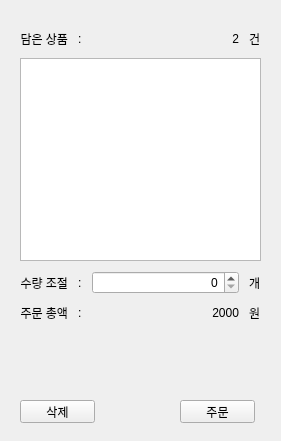
<?xml version="1.0" encoding="UTF-8"?>
<ui version="4.0">
 <class>CartSide</class>
 <widget class="QFrame" name="CartSide">
  <property name="geometry">
   <rect>
    <x>0</x>
    <y>0</y>
    <width>281</width>
    <height>441</height>
   </rect>
  </property>
  <property name="windowTitle">
   <string>Frame</string>
  </property>
  <widget class="QWidget" name="gridLayoutWidget">
   <property name="geometry">
    <rect>
     <x>10</x>
     <y>20</y>
     <width>261</width>
     <height>312</height>
    </rect>
   </property>
   <layout class="QGridLayout" name="gridLayout" rowstretch="0,1,0,0" columnstretch="0,0,1,0">
    <property name="leftMargin">
     <number>10</number>
    </property>
    <property name="topMargin">
     <number>10</number>
    </property>
    <property name="rightMargin">
     <number>10</number>
    </property>
    <property name="bottomMargin">
     <number>10</number>
    </property>
    <property name="spacing">
     <number>10</number>
    </property>
    <item row="3" column="2">
     <widget class="QLabel" name="cart_sum">
      <property name="text">
       <string>2000</string>
      </property>
      <property name="alignment">
       <set>Qt::AlignRight|Qt::AlignTrailing|Qt::AlignVCenter</set>
      </property>
     </widget>
    </item>
    <item row="3" column="1">
     <widget class="QLabel" name="label_11">
      <property name="text">
       <string>:</string>
      </property>
     </widget>
    </item>
    <item row="2" column="3">
     <widget class="QLabel" name="label_15">
      <property name="text">
       <string>개</string>
      </property>
     </widget>
    </item>
    <item row="0" column="0">
     <widget class="QLabel" name="label_2">
      <property name="text">
       <string>담은 상품</string>
      </property>
      <property name="alignment">
       <set>Qt::AlignRight|Qt::AlignTrailing|Qt::AlignVCenter</set>
      </property>
     </widget>
    </item>
    <item row="0" column="2">
     <widget class="QLabel" name="itemcount">
      <property name="text">
       <string>2</string>
      </property>
      <property name="alignment">
       <set>Qt::AlignRight|Qt::AlignTrailing|Qt::AlignVCenter</set>
      </property>
     </widget>
    </item>
    <item row="3" column="3">
     <widget class="QLabel" name="label_12">
      <property name="text">
       <string>원</string>
      </property>
     </widget>
    </item>
    <item row="3" column="0">
     <widget class="QLabel" name="label_10">
      <property name="text">
       <string>주문 총액</string>
      </property>
      <property name="alignment">
       <set>Qt::AlignRight|Qt::AlignTrailing|Qt::AlignVCenter</set>
      </property>
     </widget>
    </item>
    <item row="0" column="3">
     <widget class="QLabel" name="label_7">
      <property name="text">
       <string>건</string>
      </property>
     </widget>
    </item>
    <item row="0" column="1">
     <widget class="QLabel" name="label_8">
      <property name="text">
       <string>:</string>
      </property>
     </widget>
    </item>
    <item row="2" column="1">
     <widget class="QLabel" name="label_16">
      <property name="text">
       <string>:</string>
      </property>
     </widget>
    </item>
    <item row="2" column="0">
     <widget class="QLabel" name="label_14">
      <property name="text">
       <string>수량 조절</string>
      </property>
      <property name="alignment">
       <set>Qt::AlignRight|Qt::AlignTrailing|Qt::AlignVCenter</set>
      </property>
     </widget>
    </item>
    <item row="2" column="2">
     <widget class="QSpinBox" name="selected_item_count">
      <property name="alignment">
       <set>Qt::AlignRight|Qt::AlignTrailing|Qt::AlignVCenter</set>
      </property>
     </widget>
    </item>
    <item row="1" column="0" colspan="4">
     <widget class="QTableView" name="CartView"/>
    </item>
   </layout>
  </widget>
  <widget class="QPushButton" name="order">
   <property name="geometry">
    <rect>
     <x>180</x>
     <y>400</y>
     <width>75</width>
     <height>23</height>
    </rect>
   </property>
   <property name="text">
    <string>주문</string>
   </property>
  </widget>
  <widget class="QPushButton" name="delete_item">
   <property name="geometry">
    <rect>
     <x>20</x>
     <y>400</y>
     <width>75</width>
     <height>23</height>
    </rect>
   </property>
   <property name="text">
    <string>삭제</string>
   </property>
  </widget>
 </widget>
 <resources/>
 <connections/>
</ui>
